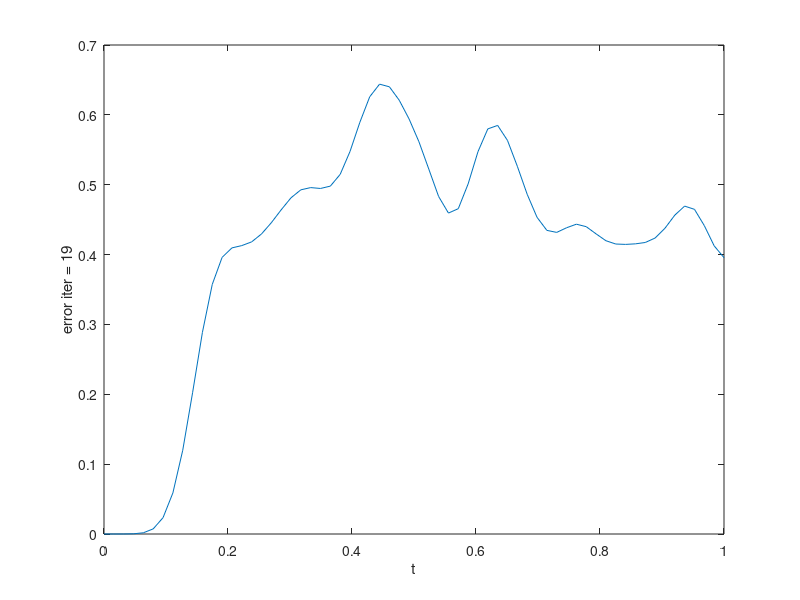

Recreate this plot in MATLAB.
l=6;                                    % can later become number of levels
N=2^l-1;                                % number of gridpoints in time
T=1; dt=T/N; t=0:dt:T;                  % time grid
la=-1;                                  % Dahlquist parameter
e=ones(N,1);
A=spdiags([-e (1-dt*la)*e],[-1 0],N,N); % BE time stepping matrix
u0=0;
al=0.5;                                 % Jacobi relaxation parameter
rng('default'); u=rand(N,1);            % random initial guess
for i=1:20
  plot(t,[u0;u],'-');
  xlabel('t');ylabel(['error iter = ' num2str(i-1)])
  u=u-al/(1-dt*la)*A*u;           % damped Jacobi
  pause
end;
